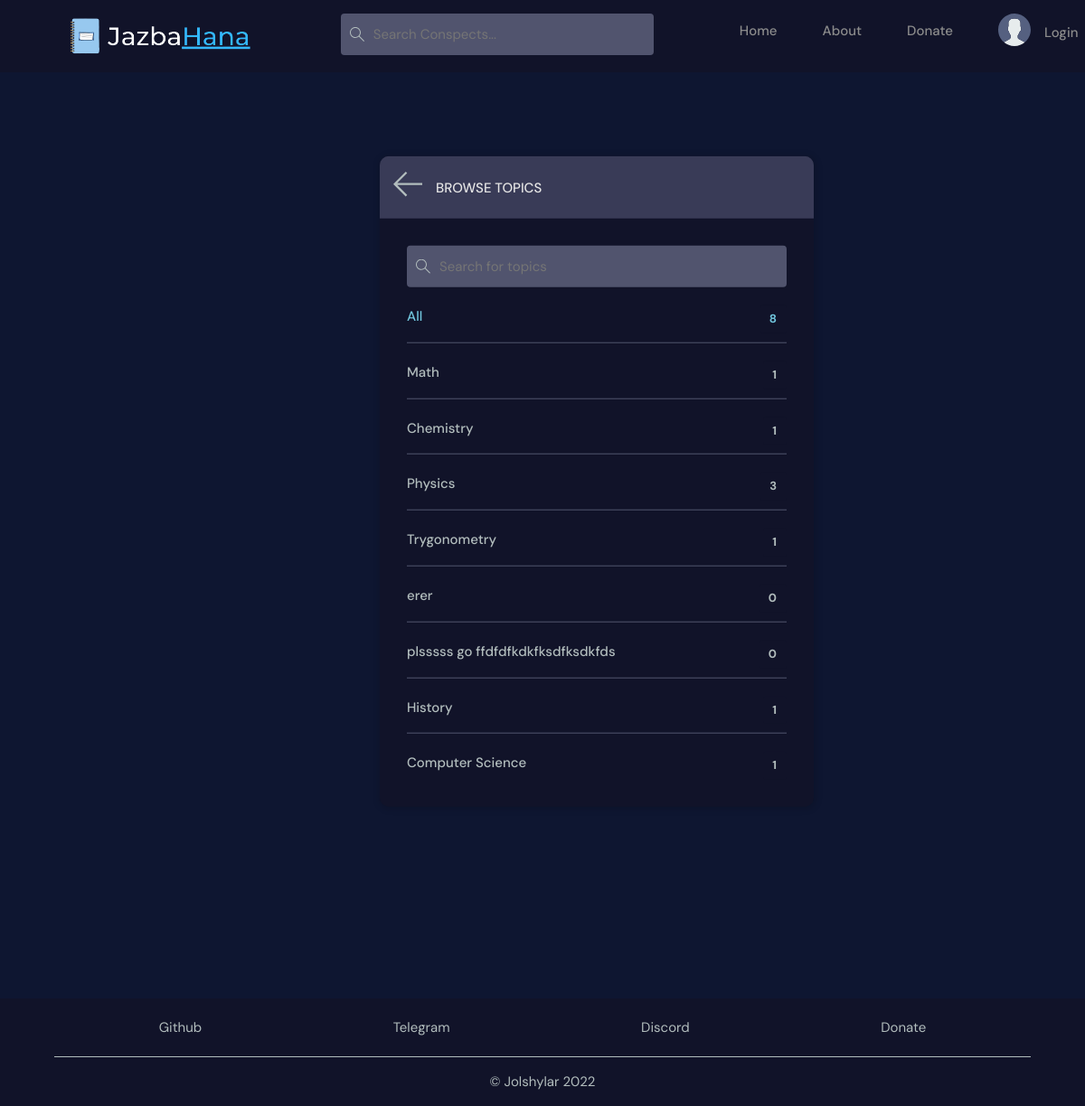
Before: /topics/ with the older database file.
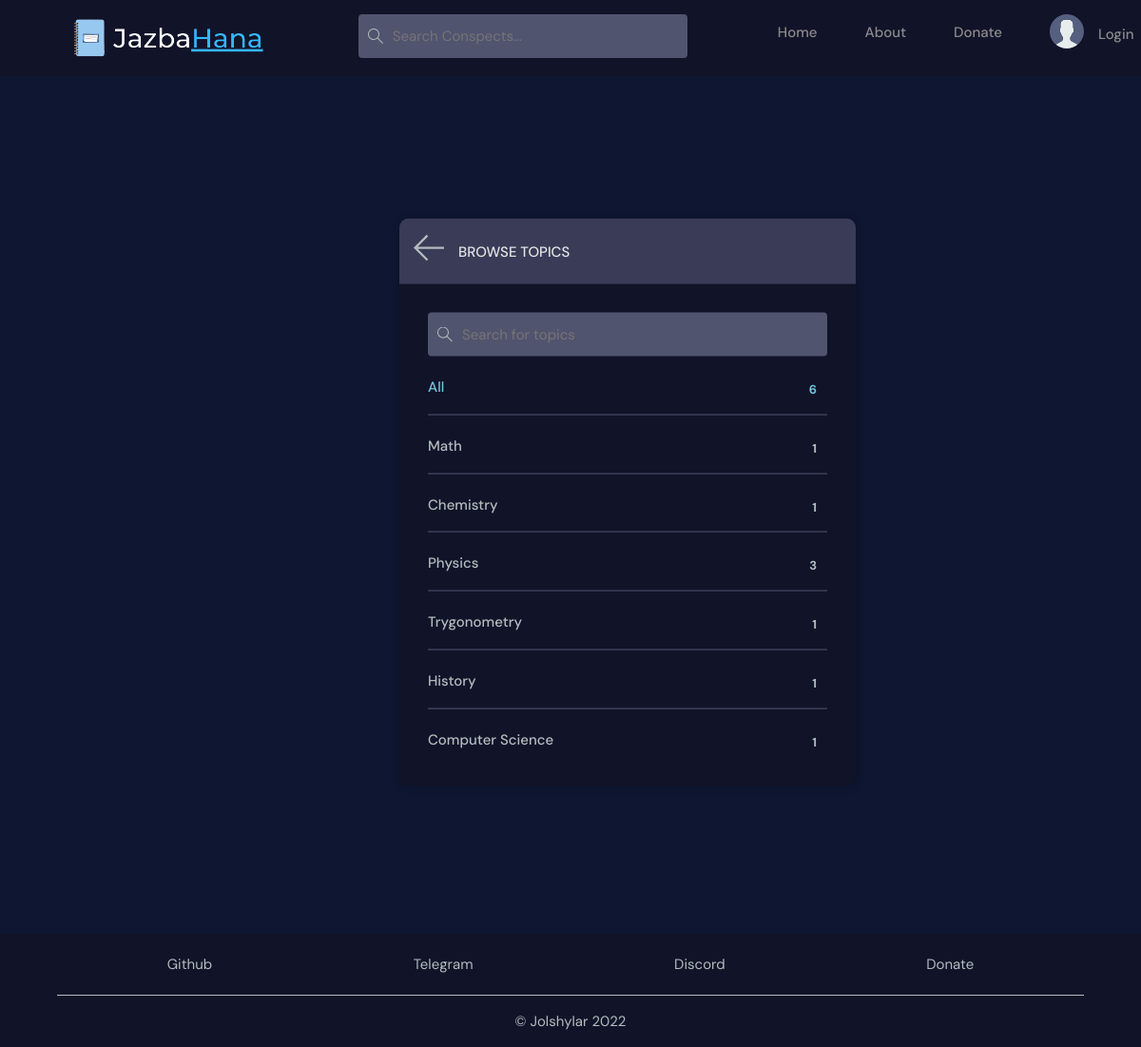
After: the same page with the newer database file.
### base/models.py (models this page shows, shortened)
class Topic(models.Model):
    name = models.CharField(max_length=200)

### base/views.py (the view)
# urls.py: path('topics/', views.topics_page, name='topics'),
def topics_page(request):
    q = request.GET.get('q') if request.GET.get('q') != None else ''
    topics = Topic.objects.filter(name__icontains=q)
    context = {'topics': topics}
    return render(request, 'base/topics.html', context)

### base/templates/base/topics.html
{% extends 'base.html' %}
{% load static %}
{% block content %}
<link rel="stylesheet" href="{% static 'styles/topics.css' %}" />
<main class="create-classroom layout">
  <div class="container">
    <div class="layout__box">
      <div class="layout__boxHeader">
        <div class="layout__boxTitle">
          <a href="{% url 'home' %}">
            <img src="{% static 'images/icons/arrow-left.svg' %}" />
          </a>
          <h3>Browse Topics</h3>
        </div>
      </div>
      <div class="topics-page layout__body">
        <form action="" class="header__search">
          <label>
            <img src="{% static 'images/icons/search.svg' %}" />
            <input name="q" placeholder="Search for topics" />
          </label>
        </form>
        <ul class="topics__list">
          <li>
            <a href="{% url 'topics' %}" class="active">All <span>{{topics.count}}</span></a>
          </li>
          {% for topic in topics %}
          <li>
            <a href="{% url 'home' %}?q={{topic.name}}">{{topic.name}}<span>{{topic.classroom_set.all.count}}</span></a>
          </li>
          {% endfor %}
        </ul>
      </div>
    </div>
  </div>
</main>
{% endblock content %}

Changed rows visible on the page:
removed Topic: name "erer", classroom_set.all.count "0"
removed Topic: name "plsssss go ffdfdfkdkfksdfksdkfds", classroom_set.all.count "0"
Other visible differences:
{{ topics.count }}: "8" → "6"
